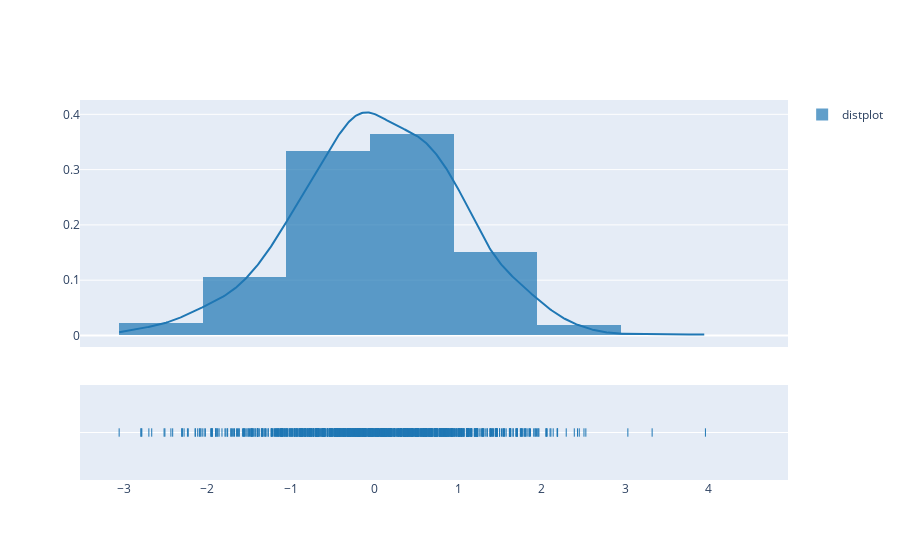

Notebook source saved alongside this figure:
### Markdown cell above
No linear trend between Competition Distance and Sales
But we can observe the highest sales when CompetitionDistance is small

### Code cell
import plotly.figure_factory as ff
import numpy as np
np.random.seed(1)

x = np.random.randn(1000)
hist_data = [x]
group_labels = ['distplot'] # name of the dataset

fig = ff.create_distplot(hist_data, group_labels)
fig.show()

### Figure 1 — Plotly figure (JSON) as saved in the notebook; plotly's stock layout.template omitted (floating-point values rounded to 4 significant figures; data arrays with more than 128 entries replaced by an {"elided": "..."} marker saying what was removed)
{"data": [{"autobinx": false, "histnorm": "probability density", "legendgroup": "distplot", "marker": {"color": "rgb(31, 119, 180)"}, "name": "distplot", "opacity": 0.7, "type": "histogram", "x": {"elided": "1000 float values"}, "xaxis": "x", "xbins": {"end": 3.959, "size": 1, "start": -3.054}, "yaxis": "y"}, {"legendgroup": "distplot", "marker": {"color": "rgb(31, 119, 180)"}, "mode": "lines", "name": "distplot", "showlegend": false, "type": "scatter", "x": {"elided": "500 float values"}, "xaxis": "x", "y": {"elided": "500 float values"}, "yaxis": "y"}, {"legendgroup": "distplot", "marker": {"color": "rgb(31, 119, 180)", "symbol": "line-ns-open"}, "mode": "markers", "name": "distplot", "showlegend": false, "type": "scatter", "x": {"elided": "1000 float values"}, "xaxis": "x", "y": {"elided": "1000 str values"}, "yaxis": "y2"}], "layout": {"barmode": "overlay", "hovermode": "closest", "legend": {"traceorder": "reversed"}, "xaxis": {"anchor": "y2", "domain": [0, 1], "zeroline": false}, "yaxis": {"anchor": "free", "domain": [0.35, 1], "position": 0}, "yaxis2": {"anchor": "x", "domain": [0, 0.25], "dtick": 1, "showticklabels": false}}}
